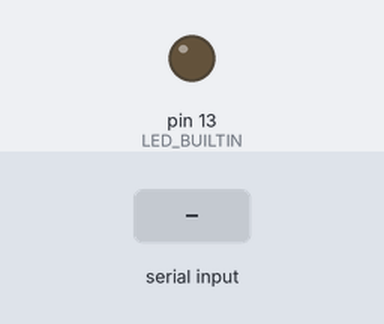
Simulated run of this sketch. Board: Arduino Uno, built with avr-gcc and run on an emulated ATmega328P. On the bench: output pins drawn as LEDs (lit = HIGH). Inputs (shaded band) come from the test bench.

Above: at 1.2 s.
1.3 s: "1" received over Serial
At 2.1 s:
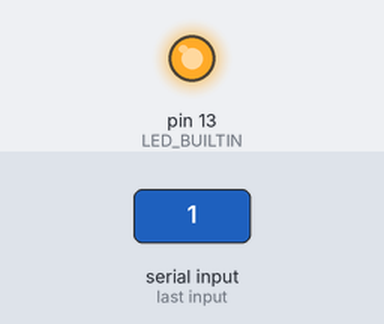
2.8 s: "0" received over Serial
At 3.2 s:
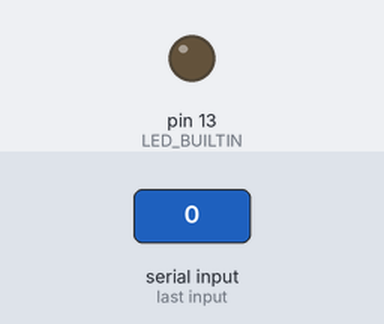
Timing chart, 0 to 5.8 s (numbered marks = the images above; inputs shaded):
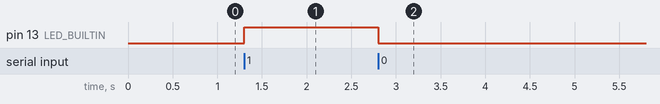

The sketch:

arduino_lighter.ino
```cpp
int datafromUser=0;
void setup() {
  // put your setup code here, to run once:
  pinMode( LED_BUILTIN , OUTPUT );
  Serial.begin(9600);
}

void loop() {
  // put your main code here, to run repeatedly:
  if(Serial.available() > 0)
  {
    datafromUser=Serial.read();
  }
  if(datafromUser == '1')
  {
    digitalWrite( LED_BUILTIN , HIGH );
  }
  else if(datafromUser == '0')
  {
    digitalWrite( LED_BUILTIN, LOW);
  }

}
```

Measured:
- after the input at 1.3 s, pin 13 (LED_BUILTIN): LOW → HIGH at once
- after the input at 2.8 s, pin 13 (LED_BUILTIN): HIGH → LOW at once
